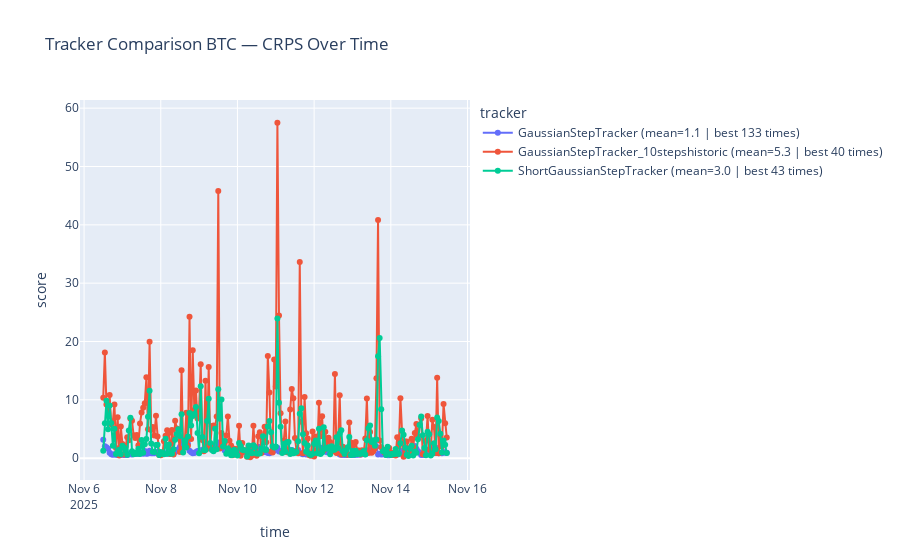

Notebook cell for this chart:
### Code cell
# Tracker comparison one assets
plot_tracker_comparison(df_all, 'BTC')

### Figure 1 — Plotly figure (JSON) as saved in the notebook; plotly's stock layout.template omitted (floating-point values rounded to 4 significant figures; data arrays with more than 128 entries replaced by an {"elided": "..."} marker saying what was removed)
{"data": [{"hovertemplate": "tracker=GaussianStepTracker (mean=1.1 | best 133 times)<br>time=%{x}<br>score=%{y}<extra></extra>", "legendgroup": "GaussianStepTracker (mean=1.1 | best 133 times)", "line": {"color": "#636efa", "dash": "solid"}, "marker": {"symbol": "circle"}, "mode": "lines+markers", "name": "GaussianStepTracker (mean=1.1 | best 133 times)", "orientation": "v", "showlegend": true, "type": "scatter", "x": {"elided": "216 str values"}, "xaxis": "x", "y": {"elided": "216 float values"}, "yaxis": "y"}, {"hovertemplate": "tracker=GaussianStepTracker_10stepshistoric (mean=5.3 | best 40 times)<br>time=%{x}<br>score=%{y}<extra></extra>", "legendgroup": "GaussianStepTracker_10stepshistoric (mean=5.3 | best 40 times)", "line": {"color": "#EF553B", "dash": "solid"}, "marker": {"symbol": "circle"}, "mode": "lines+markers", "name": "GaussianStepTracker_10stepshistoric (mean=5.3 | best 40 times)", "orientation": "v", "showlegend": true, "type": "scatter", "x": {"elided": "216 str values"}, "xaxis": "x", "y": {"elided": "216 float values"}, "yaxis": "y"}, {"hovertemplate": "tracker=ShortGaussianStepTracker (mean=3.0 | best 43 times)<br>time=%{x}<br>score=%{y}<extra></extra>", "legendgroup": "ShortGaussianStepTracker (mean=3.0 | best 43 times)", "line": {"color": "#00cc96", "dash": "solid"}, "marker": {"symbol": "circle"}, "mode": "lines+markers", "name": "ShortGaussianStepTracker (mean=3.0 | best 43 times)", "orientation": "v", "showlegend": true, "type": "scatter", "x": {"elided": "216 str values"}, "xaxis": "x", "y": {"elided": "216 float values"}, "yaxis": "y"}], "layout": {"hovermode": "x unified", "legend": {"title": {"text": "tracker"}, "tracegroupgap": 0}, "title": {"text": "Tracker Comparison BTC — CRPS Over Time"}, "xaxis": {"anchor": "y", "domain": [0, 1], "title": {"text": "time"}}, "yaxis": {"anchor": "x", "domain": [0, 1], "title": {"text": "score"}}}}
